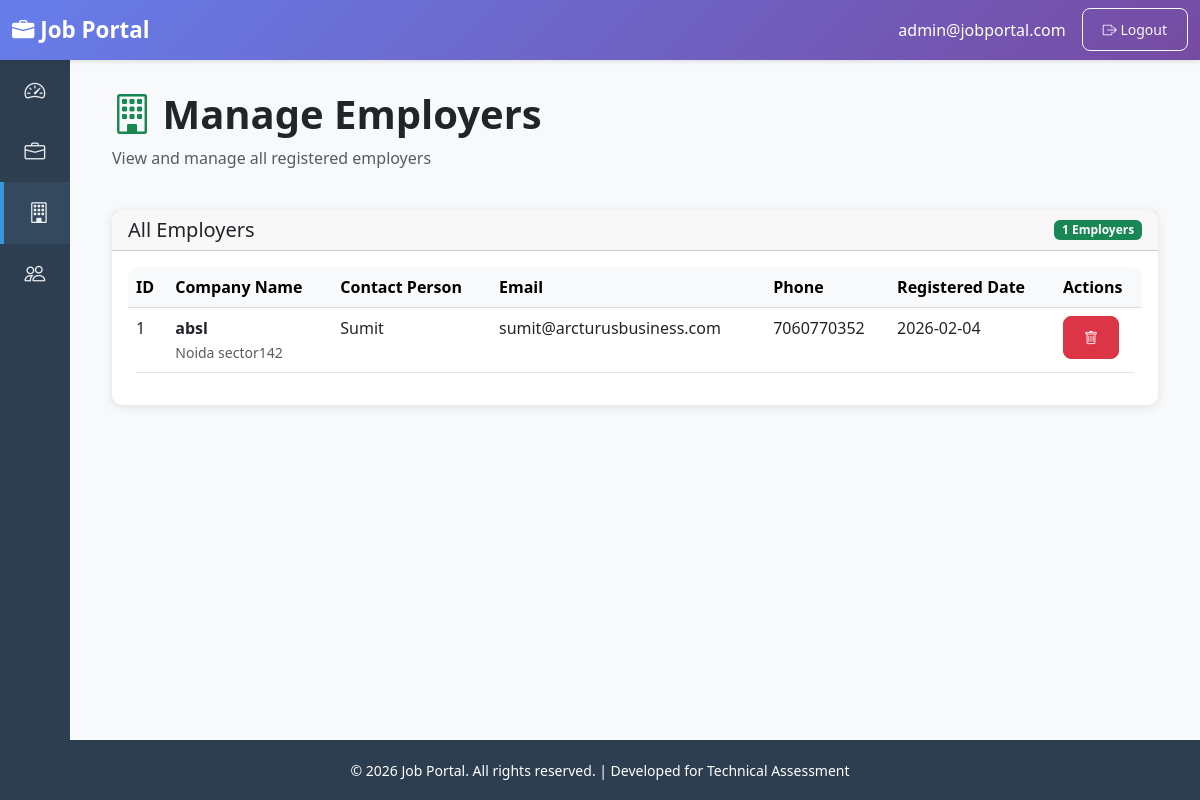
Page /admin/employers (signed in) on the committed database.
### tables this page shows
CREATE TABLE employers (
            id INTEGER PRIMARY KEY AUTOINCREMENT,
            user_id INTEGER NOT NULL,
            company_name TEXT NOT NULL,
            contact_person TEXT,
            phone TEXT,
            address TEXT,
            FOREIGN KEY (user_id) REFERENCES users(id) ON DELETE CASCADE
        );

CREATE TABLE users (
            id INTEGER PRIMARY KEY AUTOINCREMENT,
            email TEXT UNIQUE NOT NULL,
            password TEXT NOT NULL,
            role TEXT NOT NULL CHECK(role IN ('admin', 'employer', 'jobseeker')),
            created_at TIMESTAMP DEFAULT CURRENT_TIMESTAMP
        );

### app.py (the view)
@app.route('/admin/employers')
@role_required('admin')
def admin_employers():
    conn = get_db()
    employers = conn.execute('''
        SELECT e.*, u.email, u.created_at
        FROM employers e
        JOIN users u ON e.user_id = u.id
        ORDER BY u.created_at DESC
    ''').fetchall()
    conn.close()
    return render_template('admin/employers.html', employers=employers)

### app.py (called while the page is built)
def get_db():
    conn = sqlite3.connect(app.config['DATABASE'])
    conn.row_factory = sqlite3.Row
    return conn

def role_required(*roles):
    def decorator(f):
        @wraps(f)
        def decorated_function(*args, **kwargs):
            if 'user_id' not in session:
                flash('Please log in to access this page.', 'warning')
                return redirect(url_for('login'))
            if session.get('role') not in roles:
                flash('You do not have permission to access this page.', 'danger')
                return redirect(url_for('dashboard'))
            return f(*args, **kwargs)
        return decorated_function
    return decorator

### templates/admin/employers.html (shortened to what this page needs)
{% extends "base.html" %}
{% block sidebar_menu %}
<li>
    <a href="{{ url_for('admin_dashboard') }}">
        <i class="bi bi-speedometer2"></i>
    </a>
</li>
<li>
    <a href="{{ url_for('admin_jobs') }}">
        <i class="bi bi-briefcase"></i>
    </a>
</li>
<li>
    <a href="{{ url_for('admin_employers') }}">
        <i class="bi bi-building"></i>
    </a>
</li>
<li>
    <a href="{{ url_for('admin_jobseekers') }}">
        <i class="bi bi-people"></i>
    </a>
</li>
{% endblock %}
{% block content %}
<div class="container-fluid">
    <div class="row mb-4">
        <div class="col">
            <h1 class="fw-bold"><i class="bi bi-building text-success"></i> Manage Employers</h1>
            <p class="text-muted">View and manage all registered employers</p>
        </div>
    </div>
    <div class="row">
        <div class="col-12">
            <div class="card">
                <div class="card-header d-flex justify-content-between align-items-center">
                    <h5 class="mb-0">All Employers</h5>
                    <span class="badge bg-success">{{ employers|length }} Employers</span>
                </div>
                <div class="card-body">
                    {% if employers %}
                    <div class="table-responsive">
                        <table class="table table-hover">
                            <thead class="table-light">
                                <tr>
                                    <th>ID</th>
                                    <th>Company Name</th>
                                    <th>Contact Person</th>
                                    <th>Email</th>
                                    <th>Phone</th>
                                    <th>Registered Date</th>
                                    <th>Actions</th>
                                </tr>
                            </thead>
                            <tbody>
                                {% for employer in employers %}
                                <tr>
                                    <td>{{ employer.id }}</td>
                                    <td>
                                        <strong>{{ employer.company_name }}</strong><br>
                                        <small class="text-muted">{{ employer.address or 'No address' }}</small>
                                    </td>
                                    <td>{{ employer.contact_person or 'N/A' }}</td>
                                    <td>{{ employer.email }}</td>
                                    <td>{{ employer.phone or 'N/A' }}</td>
                                    <td>{{ employer.created_at[:10] }}</td>
                                    <td>
                                        <button type="button" class="btn btn-sm btn-danger"
                                                onclick="confirmDelete('employer', {{ employer.id }}, '{{ employer.company_name }}')">
                                            <i class="bi bi-trash"></i>
                                        </button>
                                    </td>
                                </tr>
                                {% endfor %}
                            </tbody>
                        </table>
                    </div>
                    {% else %}
                    <div class="text-center py-5">
                        <i class="bi bi-inbox fs-1 text-muted"></i>
                        <p class="text-muted mt-3">No employers found.</p>
                    </div>
                    {% endif %}
                </div>
            </div>
        </div>
    </div>
</div>
{% endblock %}

### templates/base.html (style rules this page uses)
:root { --sidebar-width: 250px; --sidebar-collapsed-width: 70px; --header-height: 60px; --footer-height: 60px; }
body { font-family: 'Segoe UI', Tahoma, Geneva, Verdana, sans-serif; min-height: 100vh; display: flex; flex-direction: column; }
.sidebar-menu li { position: relative; }
.sidebar-menu a { display: flex; align-items: center; padding: 15px 20px; color: #ecf0f1; text-decoration: none; transition: all 0.3s; white-space: nowrap; }
.sidebar-menu a:hover, .sidebar-menu a.active { background: #34495e; border-left: 4px solid #3498db; }
.sidebar-menu i { font-size: 1.3rem; min-width: 30px; text-align: center; }
.card { border: none; border-radius: 10px; box-shadow: 0 2px 10px rgba(0,0,0,0.1); transition: transform 0.3s, box-shadow 0.3s; }
.btn { border-radius: 8px; padding: 10px 20px; font-weight: 500; transition: all 0.3s; }
.table { background: white; border-radius: 10px; overflow: hidden; }

### rows in the picture
employers: id "1", company_name "absl", address "Noida sector142", contact_person "Sumit", email "sumit@arcturusbusiness.com", phone "7060770352", created_at "2026-02-04"

### other values in the picture
{{ session.email }} "admin@jobportal.com"
{{ employers|length }} "1"
